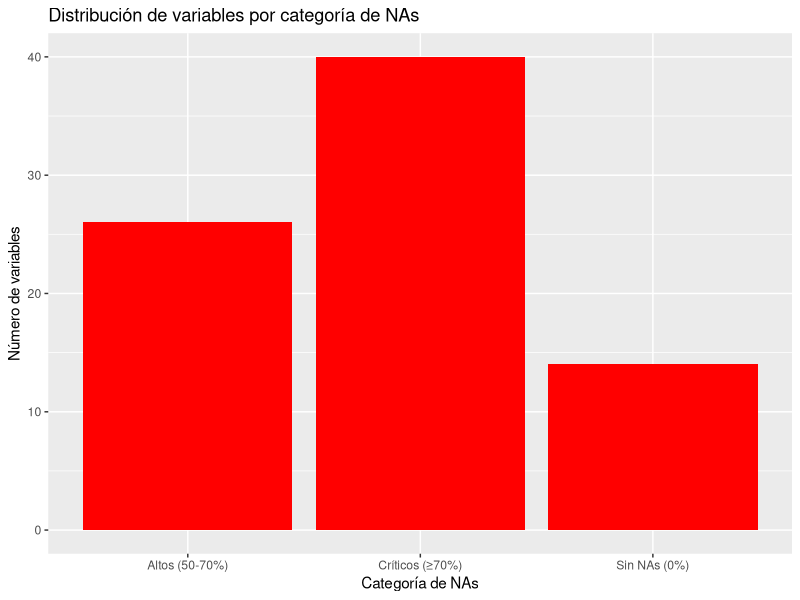

The R script that drew this image:
## ---- chunk 1

# Cargamos librerias
library(dplyr)
library(tidyr)
library(data.table)
library(ggplot2)

# Cargamos los datos del .csv

datos <- read.csv("../data/EGHE_2019.csv",sep="\t")
## ---- chunk 2
# Cambiar los nombres de las columnas usando dplyr
datos <- datos %>%
  rename(
    
    # Gastos en servicios educativos
    importe_matricula_clases = MCL,
    servicio_comedor = C08,
    importe_comedor = C09A,
    servicio_transporte = C10,
    importe_transporte = C11A,
    servicio_alojamiento = C12,
    importe_alojamiento = C13A,
    servicio_ampliacion_horario = C14,
    importe_ampliacion_horario = C15A,
    servicio_clases_apoyo = C16,
    importe_clases_apoyo = C17A,
    servicio_actividades_extraescolares = C18,
    importe_actividades_extraescolares = C19A,
    servicio_actividades_complementarias = C20,
    importe_actividades_complementarias = C21A,
    servicio_cuota_ampa = C22,
    importe_cuota_ampa = C23A,
    servicio_otros = C24,
    importe_otros_servicios = C25A,
    
    # Clases particulares y estudios no reglados
    servicio_clases_particulares = C26,
    importe_clases_particulares = C27A,
    importe_escuela_idiomas = C28A,
    importe_estudios_idiomas_no_reglados = C29A,
    importe_ensenanzas_artisticas = C31A,
    importe_oposiciones_pruebas_acceso = C33A,
    importe_otros_estudios = C34A,
    
    # Gastos en bienes
    gasto_libros = DLIB,
    importe_libros = LIB,
    gasto_fotocopias = D42,
    importe_fotocopias = D43,
    gasto_uniformes = D44,
    importe_uniformes = D45,
    gasto_papeleria = D47,
    importe_papeleria = D48,
    gasto_muebles_accesorios = D50,
    importe_muebles_accesorios = D51,
    gasto_productos_informaticos = D53,
    importe_productos_informaticos = D54,
    gasto_otros_bienes = D56,
    importe_otros_bienes = D57,
    
    # Totales de gasto
    gasto_total_educacion = GTT,
    gasto_total_servicios = GTS,
    gasto_total_servicios_reglados = GTSR,
    gasto_total_servicios_no_reglados = GTSNR,
    gasto_total_bienes = GTB
  )

# Verificar los cambios
colnames(datos)
## ---- chunk 3
# Calcular porcentaje de NAs por columna
porcentaje_nas <- colMeans(is.na(datos)) * 100

# Crear un dataframe con los resultados
analisis_nas <- data.frame(
  variable = names(datos),
  porcentaje_nas = porcentaje_nas,
  n_nas = colSums(is.na(datos)),
  n_total = nrow(datos)
) %>%
  arrange(desc(porcentaje_nas))

# Ver las variables con más NAs
head(analisis_nas, 20)
## ---- chunk 4
# Categorizar variables según porcentaje de NAs
analisis_nas_categorizado <- analisis_nas %>%
  mutate(categoria = case_when(
    porcentaje_nas == 0 ~ "Sin NAs (0%)",
    porcentaje_nas < 5 ~ "Mínimos (<5%)",
    porcentaje_nas < 20 ~ "Bajos (5-20%)",
    porcentaje_nas < 50 ~ "Moderados (20-50%)",
    porcentaje_nas < 70 ~ "Altos (50-70%)",
    porcentaje_nas >= 70 ~ "Críticos (≥70%)"
  ))

# Visualizar distribución
ggplot(analisis_nas_categorizado, aes(x = categoria)) +
  geom_bar(fill = "red") +
  labs(title = "Distribución de variables por categoría de NAs",
       x = "Categoría de NAs", y = "Número de variables")
## ---- chunk 5
# Identificar SI (1) estudiantes vs NO (0) estudiantes.

table(datos$ESTUDIANTE)
## ---- chunk 6
# Limpieza basada en los gastos totales de los estudiantes
limpieza_gastos <- function(datos) {
  
  datos_limpios <- datos %>%
    # Solo asegurar que tenemos estudiantes con gasto total conocido
    filter(ESTUDIANTE == 1, !is.na(gasto_total_educacion)) %>%
    
    # Imputación solo para análisis específicos
    mutate(
      # Para servicios: NAs = 2 (No)
      across(starts_with("servicio_"), ~ ifelse(is.na(.), 2, .)),
      
    # Importes: NAs = 0 (no gastaron en ese concepto)
    across(starts_with("importe_"), ~ ifelse(is.na(.), 0, .)),
    
    # Gastos Totales: NAs = 0
    across(starts_with("gasto_total_"), ~ ifelse(is.na(.), 0, .)),
    
    # Gastos en bienes: NAs = 2 (no gastaron)
    across(starts_with("gasto_"), ~ ifelse(is.na(.), 2, .)),
      
    )
  
  return(datos_limpios)
}

dataset_limpio <- limpieza_gastos(datos)
